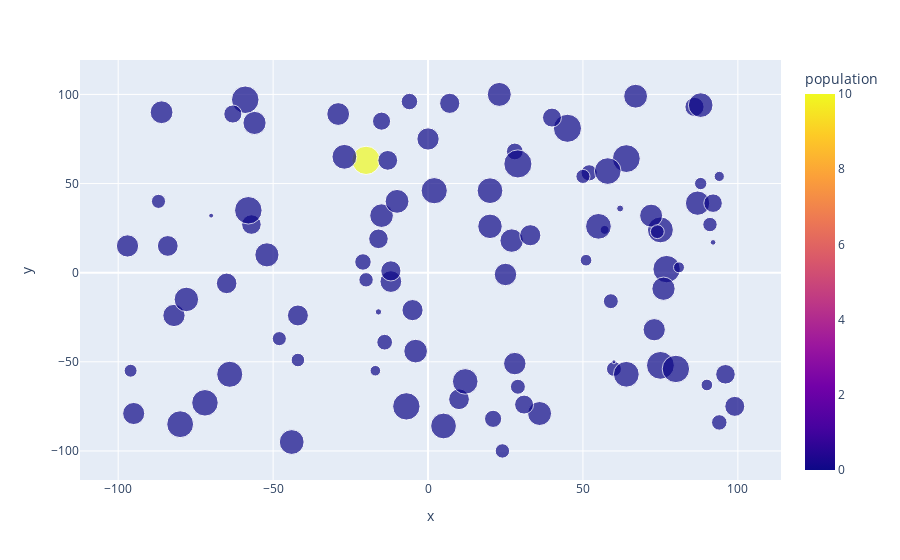

Notebook cell for this chart:
### Markdown cell above
Now we can create and visualize our universum

### Code cell
import plotly.express as px

universum = Universum(100)

fig = px.scatter(universum.to_pandas(), x = 'x', y = 'y', size = 'habitability', hover_data = ['name'], color = 'population')
fig.show()

### Figure 1 — Plotly figure (JSON) as saved in the notebook; plotly's stock layout.template omitted (floating-point values rounded to 4 significant figures)
{"data": [{"customdata": [["Terra"], ["FML25V"], ["FOOTJE"], ["DAUNYB"], ["NAUNX1"], ["8AGL9Q"], ["KZUOGM"], ["50P23O"], ["O63BFA"], ["50J0XK"], ["128KGI"], ["U23FEY"], ["3T936J"], ["UCDH0D"], ["4BT52L"], ["JR1K8I"], ["G7KHCJ"], ["ILOZ4P"], ["ADVAWX"], ["HIO4LH"], ["954RIC"], ["H7DTCZ"], ["D7GKSM"], ["YA2M82"], ["NE9IR4"], ["V4WB5P"], ["HYI5RE"], ["1U6FJJ"], ["GYCS37"], ["FJ85BW"], ["HQ19JF"], ["YP57LU"], ["79TTJS"], ["C7RIIG"], ["GBRF0O"], ["B5D5EZ"], ["X3TOGP"], ["7RVU2H"], ["G77O31"], ["AQYW3A"], ["Q59W7M"], ["PE6Y65"], ["JFOYSJ"], ["WQPHVH"], ["NGU31K"], ["KNBX4Q"], ["QBKDWJ"], ["FOLL2E"], ["SBKFUM"], ["UUU5VT"], ["N4L0KX"], ["MDBSH6"], ["50H6AV"], ["9J9UBC"], ["PQV27D"], ["46PWFR"], ["XI3A91"], ["BBIB7X"], ["VKJ66F"], ["ODD0O4"], ["4BVUBO"], ["MS17YN"], ["FD8O9Y"], ["EIR4N5"], ["OIOPL5"], ["WMFKEQ"], ["2VVT1U"], ["4DI5XH"], ["LR600R"], ["KGZVSQ"], ["9QXOSZ"], ["63TMU4"], ["KTTDD6"], ["ZMIXPU"], ["UU45PC"], ["NGEE2Q"], ["MPQDRP"], ["UZNPX2"], ["S14ZVJ"], ["QPMVEI"], ["ILBJ3L"], ["UIJMAX"], ["HZ53I5"], ["XYFZ6Y"], ["OYYVZ9"], ["W7XJY8"], ["GP5LLP"], ["IX5YK3"], ["DGLADY"], ["H1K1GY"], ["KBIOWP"], ["U9Y61A"], ["BVQ6YZ"], ["P4CSJH"], ["WMOLRQ"], ["YJ1F7G"], ["LTP07O"], ["6807R9"], ["4B3TH2"], ["TQVPWL"]], "hoverlabel": {"namelength": 0}, "hovertemplate": "x=%{x}<br>y=%{y}<br>habitability=%{marker.size}<br>name=%{customdata[0]}<br>population=%{marker.color}", "legendgroup": "", "marker": {"color": [10, 0, 0, 0, 0, 0, 0, 0, 0, 0, 0, 0, 0, 0, 0, 0, 0, 0, 0, 0, 0, 0, 0, 0, 0, 0, 0, 0, 0, 0, 0, 0, 0, 0, 0, 0, 0, 0, 0, 0, 0, 0, 0, 0, 0, 0, 0, 0, 0, 0, 0, 0, 0, 0, 0, 0, 0, 0, 0, 0, 0, 0, 0, 0, 0, 0, 0, 0, 0, 0, 0, 0, 0, 0, 0, 0, 0, 0, 0, 0, 0, 0, 0, 0, 0, 0, 0, 0, 0, 0, 0, 0, 0, 0, 0, 0, 0, 0, 0, 0], "coloraxis": "coloraxis", "size": [100, 34, 31, 48, 84, 34, 3, 54, 71, 54, 10, 28, 67, 83, 97, 26, 90, 62, 62, 26, 30, 95, 94, 28, 97, 5, 17, 51, 17, 66, 46, 25, 83, 48, 55, 82, 62, 76, 77, 99, 65, 63, 33, 70, 72, 14, 45, 74, 35, 28, 94, 37, 0, 2, 6, 88, 53, 72, 45, 83, 24, 70, 23, 25, 89, 73, 48, 68, 77, 69, 62, 61, 43, 56, 95, 71, 41, 25, 94, 59, 26, 63, 99, 85, 19, 75, 15, 0, 51, 4, 83, 49, 41, 65, 75, 56, 86, 50, 21, 13], "sizemode": "area", "sizeref": 0.25, "symbol": "circle"}, "mode": "markers", "name": "", "showlegend": false, "type": "scatter", "x": [-20, -21, -14, -57, 75, -6, -70, -84, 67, 10, 57, 60, -56, 55, 75, 91, -80, 73, -97, -20, 94, -58, 80, 29, 64, -16, 90, 7, 51, 72, 86, -87, 64, -16, -42, 12, -82, 88, -27, 45, -86, 25, 52, -4, 36, -17, 40, 87, 28, 59, 77, 21, -80, 60, 62, -72, -65, 23, 31, 5, 74, -15, -42, 50, 58, -52, 96, 76, -44, 27, 0, -95, 92, -5, -59, -10, -63, -48, -7, -12, 24, 28, 29, -64, 88, 20, 81, 64, -12, 92, 20, -13, -15, -29, -78, 33, 2, 99, -96, 94], "xaxis": "x", "y": [63, 6, -39, 27, 24, 96, 32, 15, 99, -71, 24, -54, 84, 26, -52, 27, -85, -32, 15, -4, -84, 35, -54, -64, 64, -22, -63, 95, 7, 32, 93, 40, -57, 19, -24, -61, -24, 94, 65, 81, 90, -1, 56, -44, -79, -55, 87, 39, 68, -16, 2, -82, -49, -50, 36, -73, -6, 100, -74, -86, 23, 32, -49, 54, 57, 10, -57, -9, -95, 18, 75, -79, 39, -21, 97, 40, 89, -37, -75, -5, -100, -51, 61, -57, 50, 26, 3, 41, 1, 17, 46, 63, 85, 89, -15, 21, 46, -75, -55, 54], "yaxis": "y"}], "layout": {"coloraxis": {"colorbar": {"title": {"text": "population"}}, "colorscale": [[0, "#0d0887"], [0.1111, "#46039f"], [0.2222, "#7201a8"], [0.3333, "#9c179e"], [0.4444, "#bd3786"], [0.5556, "#d8576b"], [0.6667, "#ed7953"], [0.7778, "#fb9f3a"], [0.8889, "#fdca26"], [1, "#f0f921"]]}, "legend": {"itemsizing": "constant", "tracegroupgap": 0}, "margin": {"t": 60}, "xaxis": {"anchor": "y", "domain": [0, 1], "title": {"text": "x"}}, "yaxis": {"anchor": "x", "domain": [0, 1], "title": {"text": "y"}}}}
